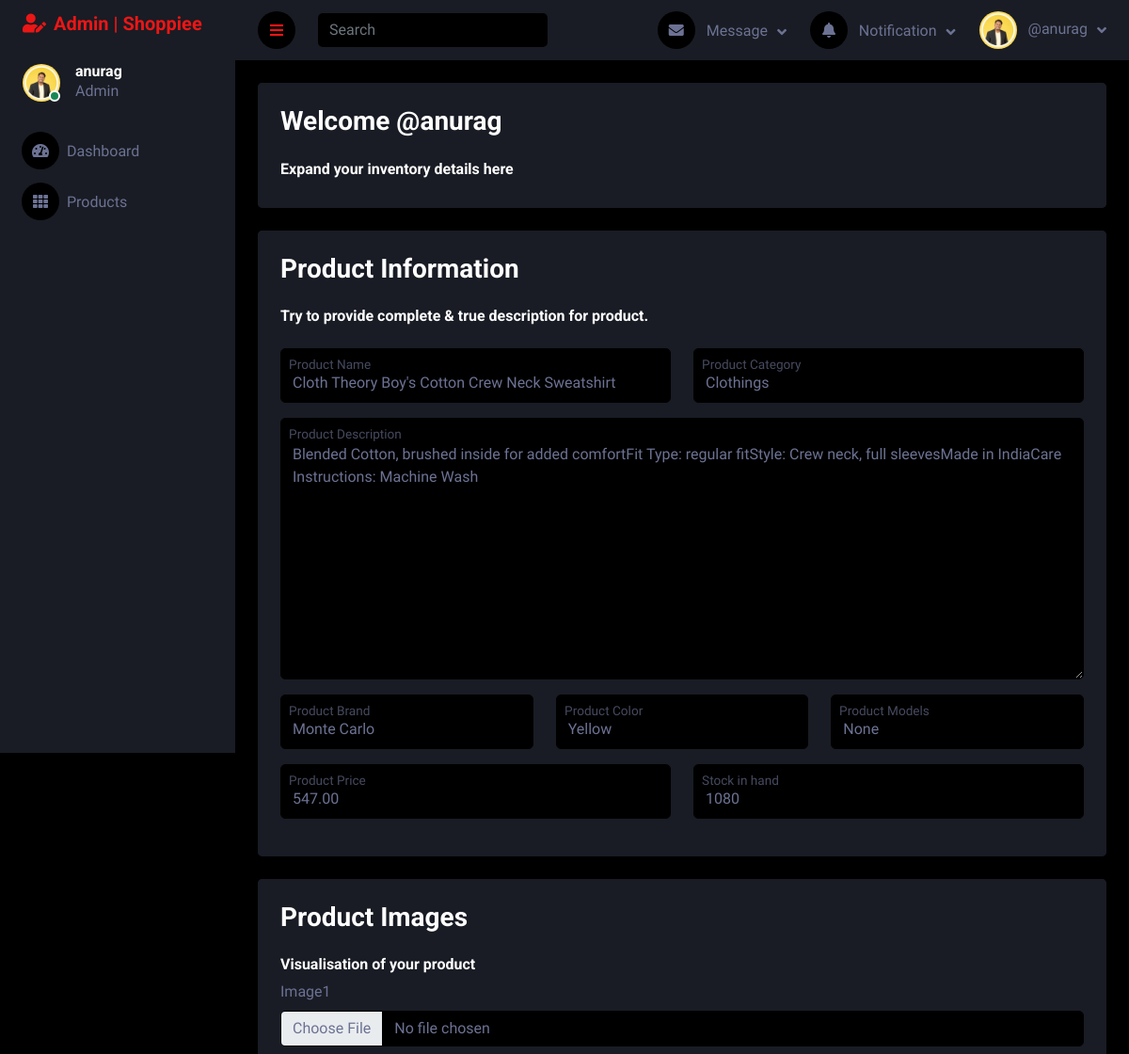
The page /add-product/anurag/14 (signed in, upper part) on the database as committed earlier.
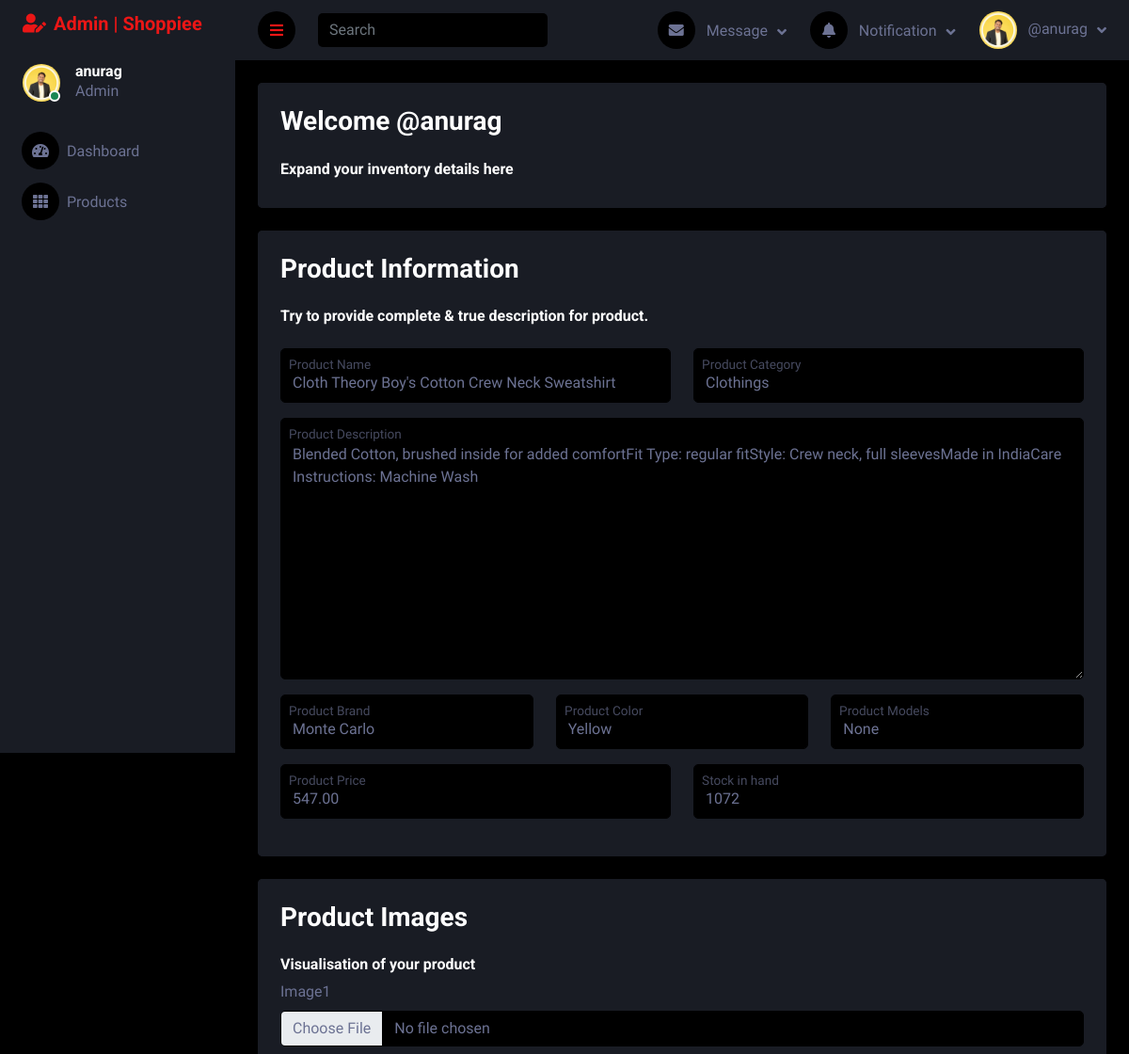
The same page on the database as committed later.
### product/models.py (models this page shows, shortened)
class Product(models.Model):
    product_name = models.CharField(max_length=100)
    product_desc = models.CharField(max_length=600)
    category = models.ForeignKey(ProductCategory, on_delete=models.SET_NULL, null=True)
    brand = models.ForeignKey(Brand, on_delete=models.SET_NULL, null=True)
    color = models.ForeignKey(Color, on_delete=models.SET_NULL, null=True, blank=True)
    mdl = models.ForeignKey(Mdl, on_delete=models.CASCADE, null=True, blank=True)
    price = models.DecimalField(max_digits=10, decimal_places=2)
    user = models.ForeignKey(User, on_delete=models.CASCADE)
    stock_quantity = models.PositiveIntegerField()
    image1 = models.ImageField(upload_to = 'static/')
    image2 = models.ImageField(upload_to = 'static/')
    image3 = models.ImageField(upload_to = 'static/')
    image4 = models.ImageField(upload_to = 'static/', blank=True)
    image5 = models.ImageField(upload_to = 'static/', blank=True)

class ProductCategory(models.Model):
    category = models.CharField(max_length=255)
    def __str__(self) -> str:
        return self.category

class Brand(models.Model):
    brand_name = models.CharField(max_length=255)
    category = models.ForeignKey(ProductCategory, on_delete=models.SET_NULL, null=True, blank=True)
    def __str__(self) -> str:
        return self.brand_name

class Color(models.Model):
    color_name = models.CharField(max_length=255, primary_key=True)
    def __str__(self) -> str:
        return self.color_name

### product/views.py (the view, shortened to what this page needs)
# urls.py: path('add-product/<str:uname>/<int:id>', views.addProduct),
@login_required(login_url='/register')
def addProduct(request, uname, id=None):
    if not request.user.is_authenticated:
        return JsonResponse({ 'redirect':'required', 'url': '/register'})
    if request.method == 'GET':
        if id==None:
            return render(request, 'admin_template/addProduct.html')
        else:
            return render(request, 'admin_template/addProduct.html', {'product_data' : Product.objects.get(id=id)})

### account/models.py (called while the page is built)
    def __str__(self) -> str:
        return self.username

### templates/admin_template/addProduct.html (shortened to what the changed rows need)
{% extends './adminBase.html' %}
{% load static %}
{% block content %}
<form enctype="multipart/form-data" action="" method="post">
    <div class="container-fluid pt-4 px-4">
        <div class="row bg-secondary rounded align-items-center justify-content-center mx-0">
            <div class="bg-secondary rounded h-100 p-4">
                <div class="row">
                    <div class="form-floating mb-3 col-md-6">
                        <input type="text" class="form-control" name="product_name" id="product_name"
                            placeholder="product_name" value="{{product_data.product_name}}">
                        <label for="product_name" class="mx-2">Product Name</label>
                    </div>
                    <div class="form-floating mb-3 col-md-6">
                        <input type="text" class="form-control" name="product_category" id="product_category"
                            placeholder="product_category" value="{{product_data.category}}">
                        <label for="product_category" class="mx-2">Product Category</label>
                    </div>
                </div>
                <div class="row">
                    <div class="form-floating mb-3 col-md-12">
                        <textarea class="form-control" name="product_desc" cols="30" style="height: fit-content;"
                            rows="10" id="product_desc"
                            placeholder="product_desc">{{product_data.product_desc}}</textarea>
                        <label for="product_desc" class="mx-2">Product Description</label>
                    </div>
                </div>
                <div class="row">
                    <div class="form-floating mb-3 col-md-4">
                        <input type="text" class="form-control" name="product_brand" id="product_brand"
                            placeholder="product_brand" value="{{product_data.brand}}">
                        <label for="product_brand" class="mx-2">Product Brand</label>
                    </div>
                    <div class="form-floating mb-3 col-md-4">
                        <input type="text" class="form-control" name="product_color" id="product_color"
                            placeholder="product_color" value="{{product_data.color}}">
                        <label for="product_color" class="mx-2">Product Color</label>
                    </div>
                    <div class="form-floating mb-3 col-md-4">
                        <input type="text" class="form-control" name="product_mdl" id="product_mdl"
                            placeholder="product_mdl" value="{{product_data.mdl}}">
                        <label for="product_mdl" class="mx-2">Product Models</label>
                    </div>
                </div>
                <div class="row">
                    <div class="form-floating mb-3 col-md-6">
                        <input type="number" class="form-control" name="product_price" id="product_price"
                            placeholder="product_price" value="{{product_data.price}}">
                        <label for="product_price" class="mx-2">Product Price</label>
                    </div>
                    <div class="form-floating mb-3 col-md-6">
                        <input type="number" class="form-control" name="product_stock" id="product_stock"
                            placeholder="product_stock" value="{{product_data.stock_quantity}}">
                        <label for="product_stock" class="mx-2">Stock in hand</label>
                    </div>
                </div>
            </div>
        </div>
    </div>
</form>
{% endblock %}

Rows that differ between the two databases and show on the page:
changed Product "Cloth Theory Boy's Cotton Crew Neck Sweatshirt": product_stock "1080" → "1072"
